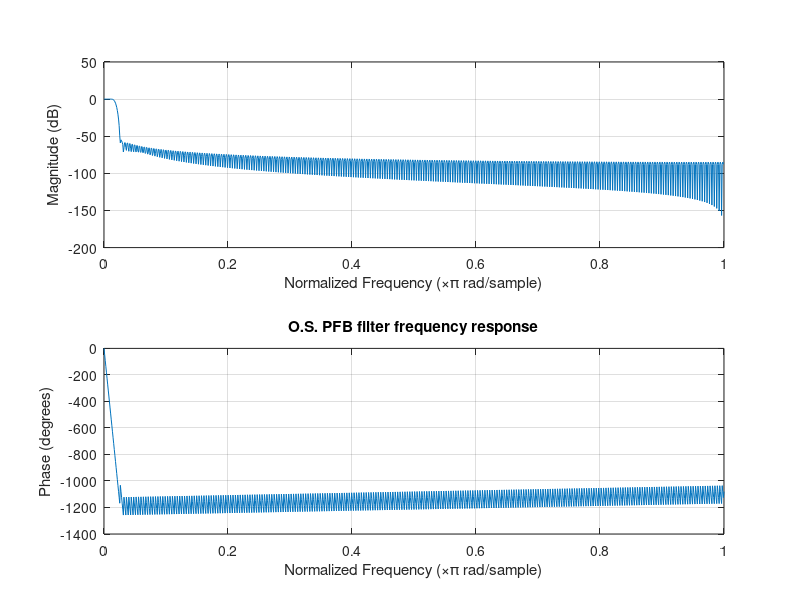

The MATLAB source for this figure: (Note: this script raises an error after producing the figure.)
% oversampPFB_2stage.m
%
% Test code to evaluate oversampled 2-stage fine PFB spectrometer performance,
% This is used to test 1st stage PFB architecture for ALPACA.
%
% Brian Jeffs   11/19/18
%     updated:  03/28/19

% Set up parallel processing

% Set constant parameters and initialize
fs = 100;               % Sample frequency. Only effect is to scale plot freq. axis
L_c = 64;               % number of coarse PFB bins
Dec = 48;               % Decimation rate at 1st stage coarse PFB. D <= L_c
L_f = 128;              % Length of FFT in stage 2 PFB 
l1 = Dec*L_f/(L_c*2);   % Offeset from fine PFB band center to last retained chan. 
                        %   when overlap bins are pruned ... must be integer.
L = L_c*L_f;            % total number of fine bins (channels) in conven. PFB
L_os = L_c*2*l1;        % total number of fine bins (channels) in over sampled PFB
N_s = 100;              % no. of time samples per fine bin per block
N = L*N_s;              % total no. of time samples per block
P = 8;                  % no. of taps per polyphase filter branch
N_b = 10;               % no. of blocks to process
N_filt = 1024;          % length of input data spectral shaping filter
ls = 0;                 % "last sample" index for how far we got (in last call 
                        % to pfb3os.m) towards computing Dec undecimated ouput samples
                        % in order to get the next decimated value for Y.
                        % This keeps track of decimation index between data
                        % blocks which may not be multiples of Dec in length
m_samp = 0;             % m_samp: decimated sample index (can be reduced modulo L_c)
                        %  used to keep track of circular shift state in
                        %  pfb3os. A running count is needed across windows.

% Initialize PSD accumulators and filter state memory arrays
Sxx = zeros(L,1);
Sxx2 = zeros(L_os,1);
Sxx3 = zeros(L_os,1);
b_i = zeros(N_filt-1,1);
Yi = [];
Yi3 = [];
Xi = zeros(L_c, P-1);
Xi2 = zeros(L_c, P-1);   % Uses this for pfb3os: PFB filter state memory
xi2 = [];                % Uses this for pfb3os: window overlaped vector
L_h = P*L_c;
Xi3 = zeros(L_h-1,L_c); % filter state memory for simple FFT filter bank

% Check for consistency of FFT lengths and decimation rate
if (rem(l1,1) ~= 0)|(rem(L_f,2) ~= 0)
    error('L_c not even, or Dec not allowed given specified L_c and L_f');
end

% Design the spetral shaping filter for the P=pfb input data.
% This is just used to provide a recognizable final spectrum slope shape.
h_shape = ifft(fftshift(sqrt(linspace(1,1.5,N_filt))));

% figure(1);
% freqz(h_shape,1,'whole');
% title('Spectrum shaping filter response');
    
% *** Design the critically sampled polyphase filter tap weights  
h = fir1(L_h-1,1/L_c,'low',hamming(L_h));
H = reshape(h,L_c,[]);

% *** Design oversampled polyphase filter tap weights  
h2 = fir1(L_h-1, 0.95/Dec,'low',hamming(L_h));  
H2 = reshape(h2,L_c,[]);
figure(1)
freqz(h2)
title('O.S. PFB filter frequency response')

for i = 1:N_b       % loop for each data block

    % Generate complex blue noise random data with a positive frequency slope
    % by filtering white noise
    x_w = crandn(N,1);
    [x, b_i] = filter(h_shape,1,x_w, b_i);
    
    % Add pilot tone(s) to check for aliasing
    for m = [-2];
        % puts tones at e.g. fine channel crossover point in m -th coarse chanel
        x = x + 0.1*exp(j*2*pi/L*(m*L_f+L_f/2)*[(i-1)*N:i*N-1]'); 
    end

    %%%%%%%%%%%%%%%%%%%%%%%%%%%%%%%%%%%%%%%%%%%%%%%%%%%%%%%%%%%%%%%%%%%%%%%
    % *** critically sampled PFB *** 
    % First stage, coarse critically sampled PFB
    [Y,Xi] = pfb1(x,L_c,H,Xi);

    % Second stage, fine critically sampled PFB
    Z = pfb2(Y,L_f,L_c);

    % Compute full band fine spectrometer as concatination of fine PFB powers
    Sxx = Sxx + reshape(sum(real(Z.*conj(Z)),2),[],1);
    %%%%%%%%%%%%%%%%%%%%%%%%%%%%%%%%%%%%%%%%%%%%%%%%%%%%%%%%%%%%%%%%%%%%%%%
        
    %%%%%%%%%%%%%%%%%%%%%%%%%%%%%%%%%%%%%%%%%%%%%%%%%%%%%%%%%%%%%%%%%%%%%%%
    % *** oversampled PFB *** 
    %
    % Full oversampled PFB version:
    [Y_Dec,xi2,m_samp] = pfb3os(x,L_c,H2,xi2,m_samp,Dec);
    %
    % Now do the second stage critically sampled PFB, which discards
    %   overlapped fine channels
    [Z2,Yi] = pfb4os(Y_Dec,L_f,L_c,l1,Yi);
    %
    % Compute full band fine spectrometer as concatination of fine PFB powers
    Sxx2 = Sxx2 + reshape(sum(real(Z2.*conj(Z2)),2),[],1);
    %
    % Now, for testing and performance comparison, do a (slow) bank of
    % conventional basebanding bandpass filters followed by decimation.
    % This is the "gold standard" to which we compare the os PFB. The
    % number of channels (L_c) and desimation rate (Dec) can be totally
    % differerent, same as for os PFB
    [Y_Dec,Xi3,ls] = pfb3b(x,L_c,H2,Xi3,ls,Dec);    
    [Z2,Yi3] = pfb4os(Y_Dec,L_f,L_c,l1,Yi3);
    Sxx3 = Sxx3 + reshape(sum(real(Z2.*conj(Z2)),2),[],1);
    %
    %%%%%%%%%%%%%%%%%%%%%%%%%%%%%%%%%%%%%%%%%%%%%%%%%%%%%%%%%%%%%%%%%%%%%%%
end

% Rotate PFB spectra by L_f/2 to correct for FFT offset.  Normalize.
% In Sxx2 & Sxx3, the L_c/Dec term corrects for oversampling gain
Sxx = circshift(Sxx,-L_f/2)/(L_f^2*N_b*N_s);
Sxx2 = circshift(Sxx2,-L_f/2)/((L_c/Dec)^2*L_f^2*N_b*N_s); 
Sxx3 = circshift(Sxx3,-L_f/2)/((L_c/Dec)^2*L_f^2*N_b*N_s); 

figure(2)
f = [0:L-1]'*fs/L;
fshift = L_f/2 - l1 + 1;              % This will correct for discarded fine bins
f2 = (fshift+[0:L_os-1])'*fs/L_os;    
plot(f2,10*log10(Sxx3),f,10*log10(Sxx),f2,10*log10(Sxx2),'k');
set(gca,'fontsize',16)
title('Two-stage "zoom" PSD estimate, comparing 3 algorithms')
xlabel('Frequency in Mhz')
ylabel('dB scale, arbitrary reference')
legend('Gold-standard os basebanding filter bank','Critically sampled PFB','Oversampled PFB','Location','NorthWest')


